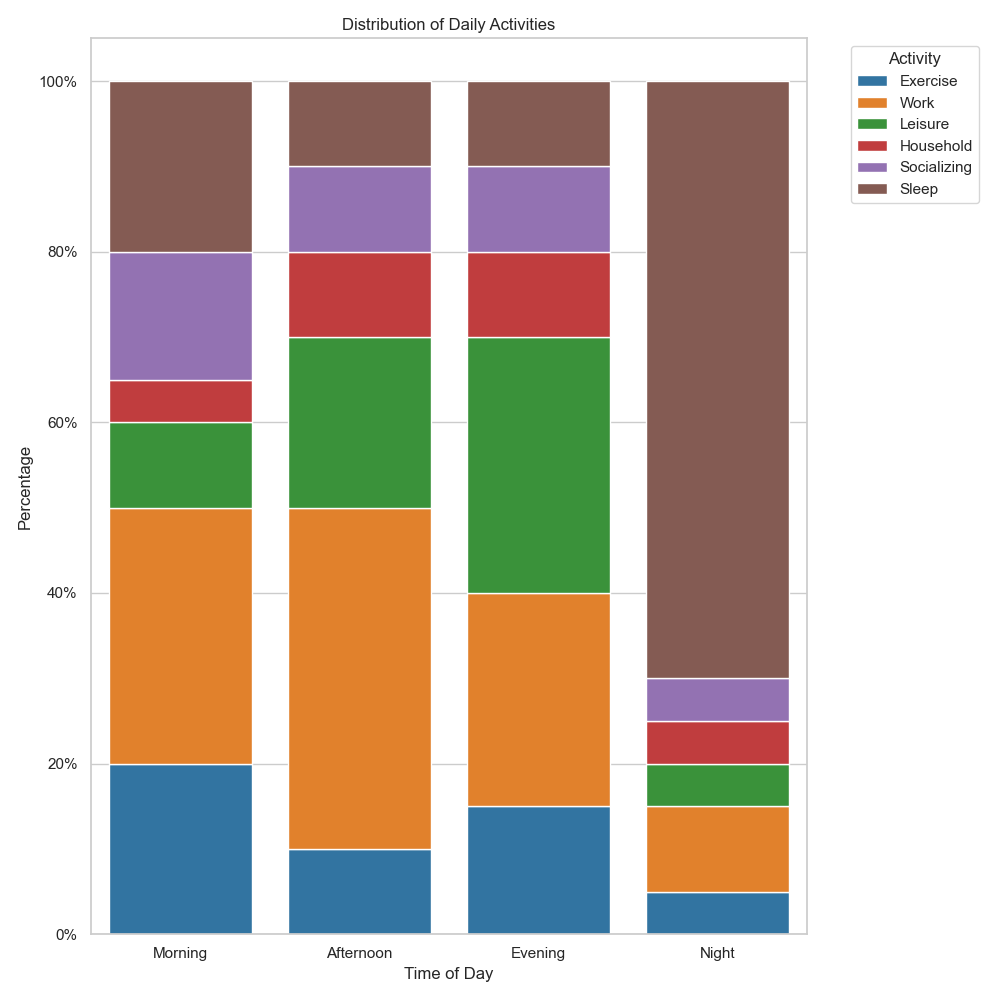

The Python source for this figure:

import pandas as pd
import seaborn as sns
import matplotlib.pyplot as plt
from matplotlib.ticker import PercentFormatter

# Data
data = {
    'Activity': ['Morning', 'Afternoon', 'Evening', 'Night'],
    'Exercise': [20, 10, 15, 5],
    'Work': [30, 40, 25, 10],
    'Leisure': [10, 20, 30, 5],
    'Household': [5, 10, 10, 5],
    'Socializing': [15, 10, 10, 5],
    'Sleep': [20, 10, 10, 70]
}

# Convert dictionary to DataFrame
df = pd.DataFrame(data)

# Calculate the percentage
df.set_index('Activity', inplace=True)
df_percentage = df.divide(df.sum(axis=1), axis=0) * 100

# Start a figure with seaborn style
plt.figure(figsize=(10, 10))
sns.set_theme(style="whitegrid")

# Create a color map
colors = ["#1f77b4", "#ff7f0e", "#2ca02c", "#d62728", "#9467bd", "#8c564b"]

# Starting position
bar_start = pd.Series([0.0, 0.0, 0.0, 0.0], index=df.index)

for col, color in zip(df.columns, colors):
    # Plot each category stack
    sns.barplot(
        x=df_percentage.index,
        y=df_percentage[col],
        color=color,
        label=col,
        bottom=bar_start
    )
    # Add the values to the starting position
    bar_start += df_percentage[col]

# Customizations
plt.ylabel('Percentage')
plt.xlabel('Time of Day')
plt.title('Distribution of Daily Activities')
plt.xticks(rotation=0)
plt.legend(title='Activity', bbox_to_anchor=(1.05, 1), loc='upper left')

# Convert y-axis labels to percentage
plt.gca().yaxis.set_major_formatter(PercentFormatter())

# Show the plot
plt.tight_layout()
plt.show()
